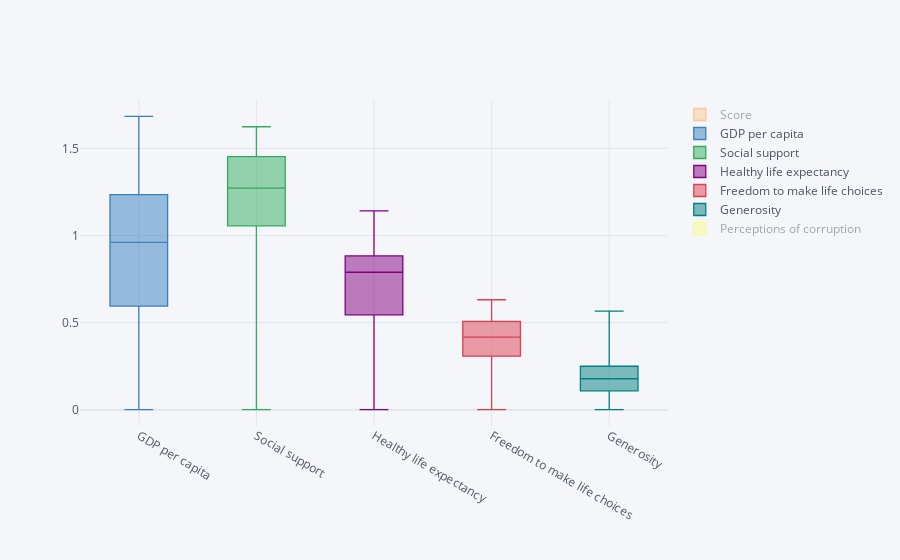

The code cell stored with this chart in its notebook:
### Code cell
## menampilkan data boxplot untuk masing-masing feature (menggunakan cufflinks and plotly)

data1.iplot(kind='box')

### Figure 1 — Plotly figure (JSON) as saved in the notebook; plotly's stock layout.template omitted (floating-point values rounded to 4 significant figures; data arrays with more than 128 entries replaced by an {"elided": "..."} marker saying what was removed)
{"data": [{"boxpoints": false, "line": {"width": 1.3}, "marker": {"color": "rgba(255, 153, 51, 1.0)"}, "name": "Score", "orientation": "v", "type": "box", "visible": "legendonly", "y": {"elided": "156 float values"}}, {"boxpoints": false, "line": {"width": 1.3}, "marker": {"color": "rgba(55, 128, 191, 1.0)"}, "name": "GDP per capita", "orientation": "v", "type": "box", "y": {"elided": "156 float values"}}, {"boxpoints": false, "line": {"width": 1.3}, "marker": {"color": "rgba(50, 171, 96, 1.0)"}, "name": "Social support", "orientation": "v", "type": "box", "y": {"elided": "156 float values"}}, {"boxpoints": false, "line": {"width": 1.3}, "marker": {"color": "rgba(128, 0, 128, 1.0)"}, "name": "Healthy life expectancy", "orientation": "v", "type": "box", "y": {"elided": "156 float values"}}, {"boxpoints": false, "line": {"width": 1.3}, "marker": {"color": "rgba(219, 64, 82, 1.0)"}, "name": "Freedom to make life choices", "orientation": "v", "type": "box", "y": {"elided": "156 float values"}}, {"boxpoints": false, "line": {"width": 1.3}, "marker": {"color": "rgba(0, 128, 128, 1.0)"}, "name": "Generosity", "orientation": "v", "type": "box", "y": {"elided": "156 float values"}}, {"boxpoints": false, "line": {"width": 1.3}, "marker": {"color": "rgba(255, 255, 51, 1.0)"}, "name": "Perceptions of corruption", "orientation": "v", "type": "box", "visible": "legendonly", "y": {"elided": "156 float values"}}], "layout": {"autosize": true, "legend": {"bgcolor": "#F5F6F9", "font": {"color": "#4D5663"}}, "paper_bgcolor": "#F5F6F9", "plot_bgcolor": "#F5F6F9", "title": {"font": {"color": "#4D5663"}}, "xaxis": {"autorange": true, "gridcolor": "#E1E5ED", "range": [-0.5, 4.5], "showgrid": true, "tickfont": {"color": "#4D5663"}, "title": {"font": {"color": "#4D5663"}, "text": ""}, "type": "category", "zerolinecolor": "#E1E5ED"}, "yaxis": {"autorange": true, "gridcolor": "#E1E5ED", "range": [-0.09356, 1.778], "showgrid": true, "tickfont": {"color": "#4D5663"}, "title": {"font": {"color": "#4D5663"}, "text": ""}, "type": "linear", "zerolinecolor": "#E1E5ED"}}}
